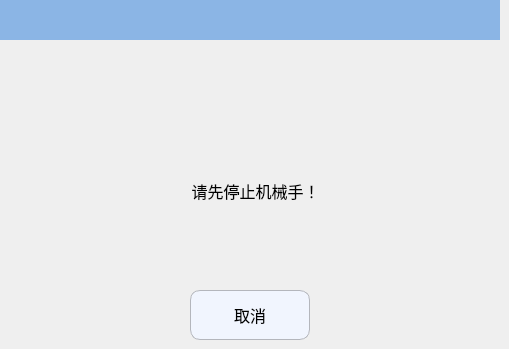
   <widget class="QWidget" name="page_6">
    <widget class="QLabel" name="label_24">
     <property name="geometry">
      <rect>
       <x>0</x>
       <y>0</y>
       <width>500</width>
       <height>40</height>
      </rect>
     </property>
     <property name="minimumSize">
      <size>
       <width>500</width>
       <height>40</height>
      </size>
     </property>
     <property name="maximumSize">
      <size>
       <width>500</width>
       <height>30</height>
      </size>
     </property>
     <property name="font">
      <font>
       <pointsize>16</pointsize>
      </font>
     </property>
     <property name="styleSheet">
      <string notr="true">QLabel{background-color:#8BB5E5;}</string>
     </property>
     <property name="text">
      <string/>
     </property>
     <property name="alignment">
      <set>Qt::AlignCenter</set>
     </property>
    </widget>
    <widget class="QLabel" name="label_25">
     <property name="geometry">
      <rect>
       <x>230</x>
       <y>70</y>
       <width>40</width>
       <height>40</height>
      </rect>
     </property>
     <property name="minimumSize">
      <size>
       <width>40</width>
       <height>40</height>
      </size>
     </property>
     <property name="maximumSize">
      <size>
       <width>40</width>
       <height>40</height>
      </size>
     </property>
     <property name="text">
      <string/>
     </property>
     <property name="pixmap">
      <pixmap resource="../resource.qrc">:/RunPage/runpage_images/alarm.png</pixmap>
     </property>
    </widget>
    <widget class="QPushButton" name="Btn_stopJXSCancel">
     <property name="geometry">
      <rect>
       <x>190</x>
       <y>290</y>
       <width>120</width>
       <height>50</height>
      </rect>
     </property>
     <property name="minimumSize">
      <size>
       <width>120</width>
       <height>50</height>
      </size>
     </property>
     <property name="maximumSize">
      <size>
       <width>120</width>
       <height>50</height>
      </size>
     </property>
     <property name="font">
      <font>
       <pointsize>12</pointsize>
      </font>
     </property>
     <property name="styleSheet">
      <string notr="true">QPushButton
{
    background-color:#F1F5FE;
    border-style:solid; /*边框风格*/
    border-width:1px;/*边框宽度*/
    border-color:#B4B6BC; /*边框颜色*/
    border-radius:10px; /*边框倒角*/
}
QPushButton:pressed
{
    border-style:outset; /*边框风格*/
    background-color:qlineargradient(x1: 0, y1: 0, x2: 0, y2: 1, stop:0 #00befa, stop: 1 #0160ea);/*背景色*/
    border-width:1px;/*边框宽度*/
    border-color:#0055ff; /*边框颜色*/
    border-radius:10px; /*边框倒角*/
}</string>
     </property>
     <property name="text">
      <string>取消</string>
     </property>
     <property name="icon">
      <iconset resource="../resource.qrc">
       <normaloff>:/ManualPage/manualpage_images/cancel.png</normaloff>:/ManualPage/manualpage_images/cancel.png</iconset>
     </property>
     <property name="iconSize">
      <size>
       <width>30</width>
       <height>30</height>
      </size>
     </property>
    </widget>
    <widget class="QLabel" name="label_tip2_4">
     <property name="geometry">
      <rect>
       <x>120</x>
       <y>170</y>
       <width>271</width>
       <height>41</height>
      </rect>
     </property>
     <property name="font">
      <font>
       <pointsize>12</pointsize>
      </font>
     </property>
     <property name="text">
      <string>请先停止机械手！</string>
     </property>
     <property name="alignment">
      <set>Qt::AlignCenter</set>
     </property>
    </widget>
   </widget>
